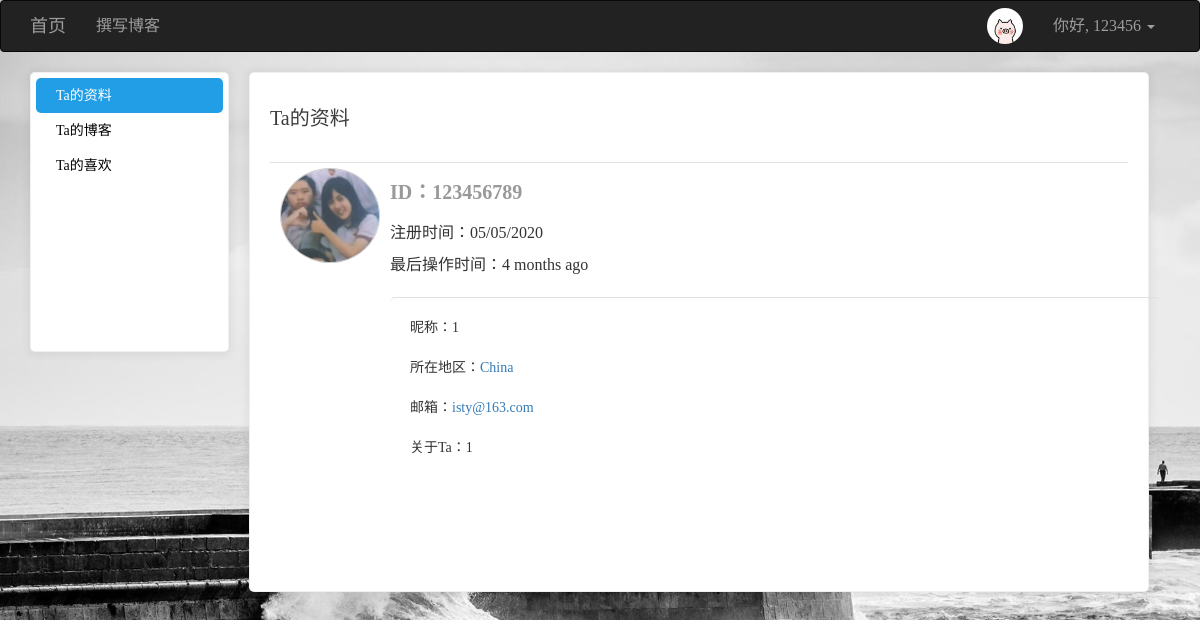
/user/123456789/ (signed in), run on an earlier commit of the app's database.
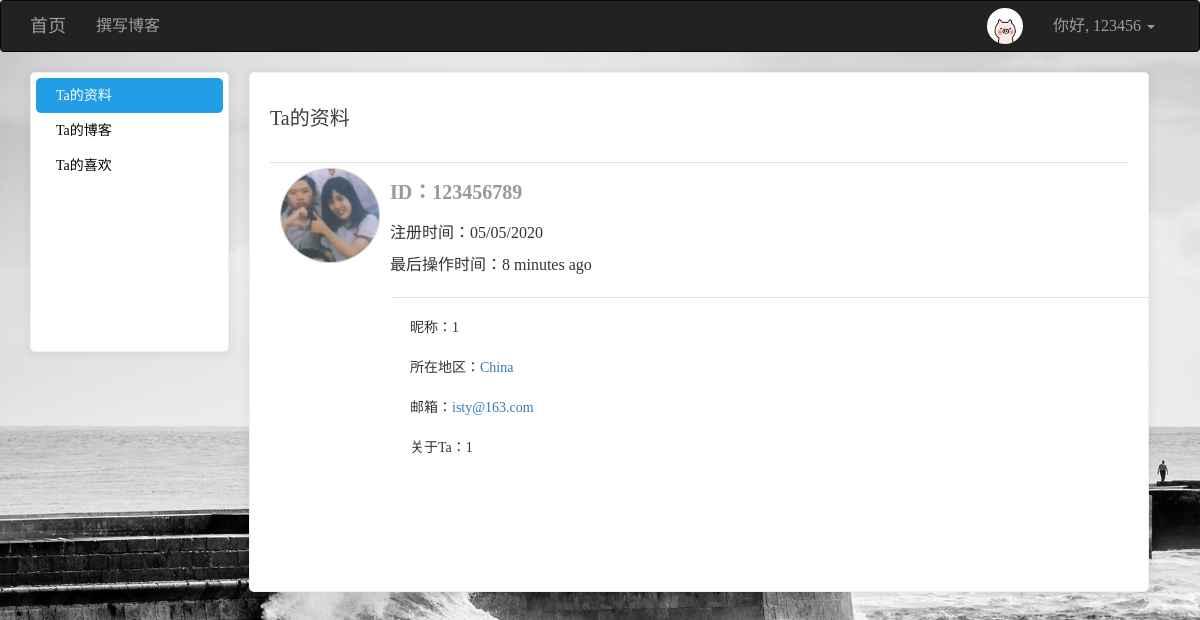
And on a later commit of the database.
### app/models/users.py (models this page shows, shortened)
class User(UserMixin, db.Model):
    __tablename__ = 'users'
    id = db.Column(db.Integer, primary_key=True)
    username = db.Column(db.String(64), unique=True)
    password_hash = db.Column(db.String(128))
    email = db.Column(db.String(128), unique=True)
    confirmed = db.Column(db.Boolean, default=False)
    icon = db.Column(db.String(64), default='default.jpg')
    name = db.Column(db.String(64))
    location = db.Column(db.String(64))
    about_me = db.Column(db.Text())
    member_since = db.Column(db.DateTime(), default=datetime.utcnow)
    last_seen = db.Column(db.DateTime(), default=datetime.utcnow)
    posts = db.relationship('Posts', backref='user', lazy='dynamic', cascade='all, delete-orphan')
    favorites = db.relationship('Posts', secondary="collections", backref=db.backref('users', lazy='dynamic'), lazy='dynamic')
    comments = db.relationship('Comment', backref='user', lazy='dynamic', cascade='all, delete-orphan')
    @property
    def password(self):
        raise AttributeError('密码不可读')
    def ping(self):
        self.last_seen = datetime.utcnow()
        db.session.add(self)
        db.session.commit()

### app/views/user.py (the view)
@user.route('/<username>/', methods=['GET', 'POST'])
def index(username):
    u = User.query.filter_by(username=username).first_or_404()
    return render_template('user/gerenzhongxin.html', user=u)

### app/models/users.py (called while the page is built)
@loginmanager.user_loader
def user_loader(uid):
    return User.query.get(int(uid))

### app/views/user.py (called while the page is built)
@user.before_app_request
def before_request():
    if current_user.is_authenticated:
        current_user.ping()

### app/templates/user/gerenzhongxin.html (shortened to what this page needs)
{% extends 'commons/base.html' %}
{% block styles %}
    {{ super() }}
{% endblock %}
{% block page_content %}
    <div class="left_cont" style="background: white" >
        <ul>
            <li class="side1"><a href="{{ url_for('user.index', username=user.username) }}" class="aside">{% if current_user.username == user.username %}我{% else %}Ta{% endif %}的资料</a></li>
            <li class="side3"><a href="{{ url_for('user.my_blog', username=user.username) }}">{% if current_user.username == user.username %}我{% else %}Ta{% endif %}的博客</a></li>
            <li class="side4"><a href="{{ url_for('user.my_fav', username=user.username) }}">{% if current_user.username == user.username %}我{% else %}Ta{% endif %}的喜欢</a></li>
        </ul>
    </div>
    <div class="right_cont" style="background: white; border: 1px solid rgba(0, 0, 0, .06); padding: 0 20px; box-shadow: 0 1px 10px 2px rgba(0, 0, 0, .06); border-radius: 5px">
        <h3>{% if current_user.username == user.username %}我{% else %}Ta{% endif %}的资料</h3>
        <div class="user_info">
            <div class="header">
            <img style="width: 100px;border-radius: 60%; border: 1px solid #ccc" src="{{ url_for('static', filename='uploads/' + user.icon) }}" alt="头像">
            </div>
            <div class="right_c">
                <span class="display_name">ID：{{ user.username }}</span>
                <div class="log_time">注册时间：{{ moment(user.member_since).format('L') }}</div>
                <div class="log_time">最后操作时间：{{ moment(user.last_seen).fromNow() }}</div>
                {% if user.name or user.location %}
                    <ul class="self">
                        <li>{% if user.name %}昵称：{{ user.name }}<br>{% endif %}</li>
                        <li>{% if user.location %}
                                所在地区：<a href="http://maps.google.com/?q={{ user.location }}">{{ user.location }}</a>
                            {% endif %}
                        </li>
                        <li>邮箱：<a href="mailto:{{ user.email }}">{{ user.email }}</a></li>
                        <li>{% if user.about_me %}关于{% if current_user.username == user.username %}我{% else %}Ta{% endif %}：{{ user.about_me }}{% endif %}</li>
                    </ul>
                {% endif %}
            </div>
        </div>
    </div>
{% endblock %}

### app/templates/commons/base.html (shortened to what this page needs)
{% extends 'bootstrap/base.html' %}
{% import 'bootstrap/wtf.html' as wtf %}
{% block navbar %}
    <nav class="navbar navbar-inverse" style="-webkit-user-select: none; font-size: 16px;">
        <div class="container">
            <div class="navbar-header">
                <a class="navbar-brand" href="{{ url_for('main.index') }}">首页</a>
            </div>
            <div class="collapse navbar-collapse">
                <ul class="nav navbar-nav">
                    {% if current_user.is_authenticated %}
                        <li><a href="{{ url_for('posts.index') }}">撰写博客</a></li>
                    {% endif %}
                </ul>
                <ul class="nav navbar-nav navbar-right">
                    {% if current_user.is_authenticated %}
                        <li>
                            <a href="{{ url_for('user.index', username=current_user.username) }}">
                                <img style="width: 36px; height: 36px; border-radius: 50%; float: left; margin-top: -8px" src="{{ url_for('static', filename='uploads/' + current_user.icon) }}" alt="...">
                            </a>
                        </li>
                        <li class="dropdown">
                            <a href="#" class="dropdown-toggle" data-toggle="dropdown" role="button" aria-haspopup="true"
                               aria-expanded="false">你好, {{ current_user.username }} <span class="caret"></span></a>
                        </li>
                    {% else %}
                        <li><a href="{{ url_for('user.register') }}">注册</a></li>
                        <li><a href="{{ url_for('user.login') }}">登录</a></li>
                    {% endif %}
                </ul>
            </div>
        </div>
    </nav>
{% endblock %}
{% block content %}
    <div class="container">
        {% block page_content %}
        {% endblock %}
    </div>
{% endblock %}
{% block styles %}
    {{ super() }}
{% endblock %}

### app/templates/commons/base.html (style rules this page uses)
body { font-family: "田氏宋体旧字形"; -webkit-user-select: none; background-image: url(/images/1214885.jpg); -webkit-background-size: cover; -o-background-size: cover; background-size: cover; z-index: -2; }

### app/templates/user/gerenzhongxin.html (style rules this page uses)
.left_cont { width: 199px;height:280px;float: left; border: 1px solid rgba(0, 0, 0, .06); padding: 5px; box-shadow: 0 1px 10px 2px rgba(0, 0, 0, .06); border-radius: 5px }
.right_cont { width: 900px;height: 520px;margin: 0 20px;display: inline-block }
h3 { font-size: 20px;color: #3d3d3d;height: 90px;line-height: 90px;border-bottom: 1px solid #e0e0e0;margin: 0; }
.user_info { float:left;margin-right: 16px;width: 900px; }
.header { width: 100px;height:120px;border-radius: 50%;float: left;margin: 5px 10px; }
.right_c { display: inline-block }
.display_name { font-size: 20px;font-weight: bold;color: #999;margin: 15px 0 5px;display:inline-block; }
.log_time { font-size: 16px;margin: 10px 0 5px; }
li, ul { padding: 0;margin: 0;list-style: none; border-radius: 5px }
.self { border-top: 1px solid #e0e0e0; width: 770px;margin-top: 20px }
.self li { margin: 20px }
.side1 a,.side2 a,.side3 a, .side4 a { font-size: 14px; color: black;display: inline-block;height: 35px;line-height: 35px;width: 100%; padding-left: 20px }
.side1 { background-color: #229EE6; }
.side1 a { color: white; }

What changed in the data, as far as the page shows it:
changed User "China": last_seen "4 months ago" → "8 minutes ago"
